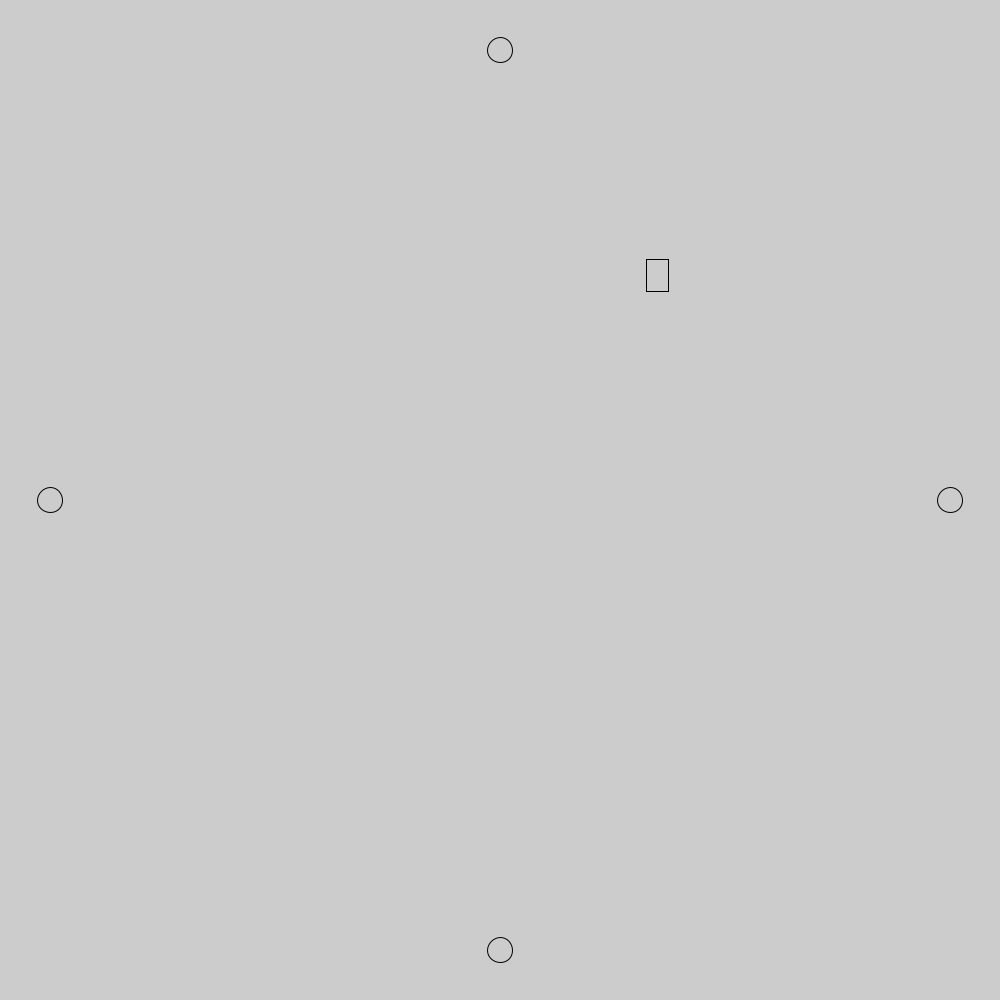
Frame 1 (no input)
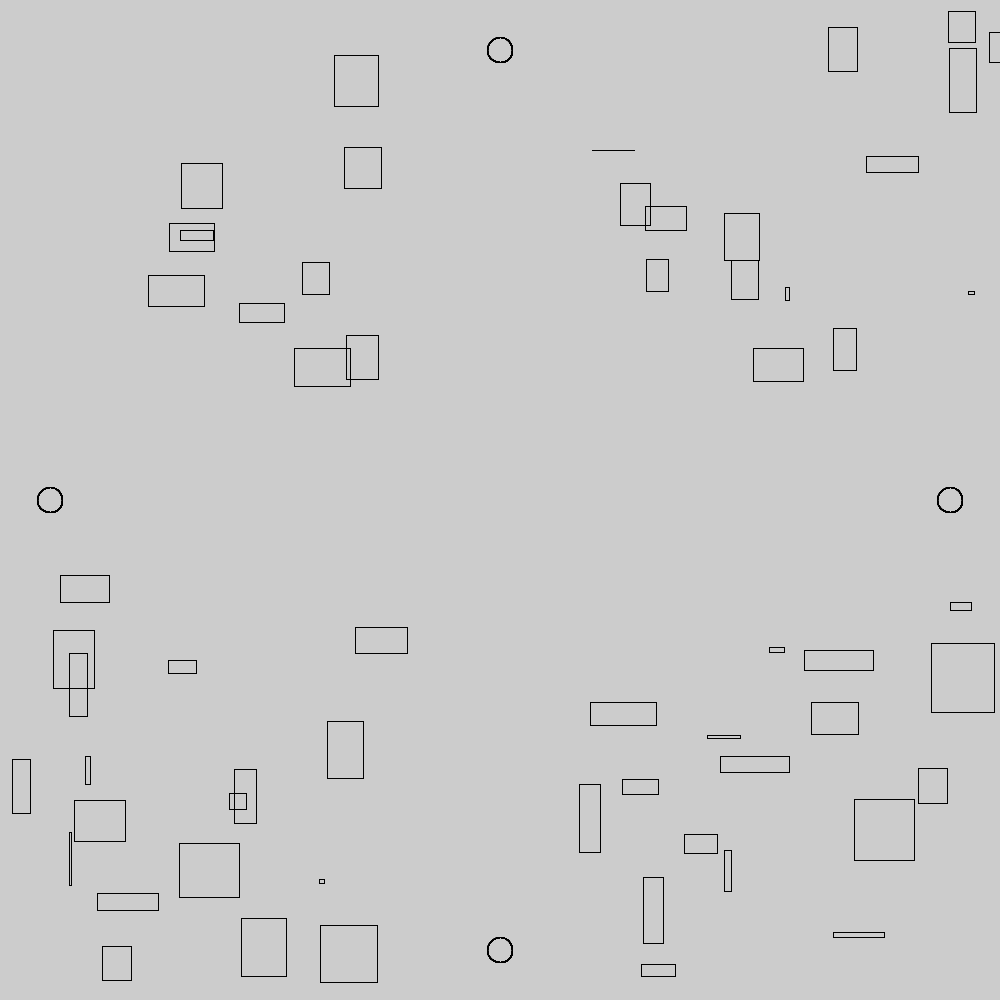
Frame 60 (the mouse pressed at the canvas centre just before this capture)
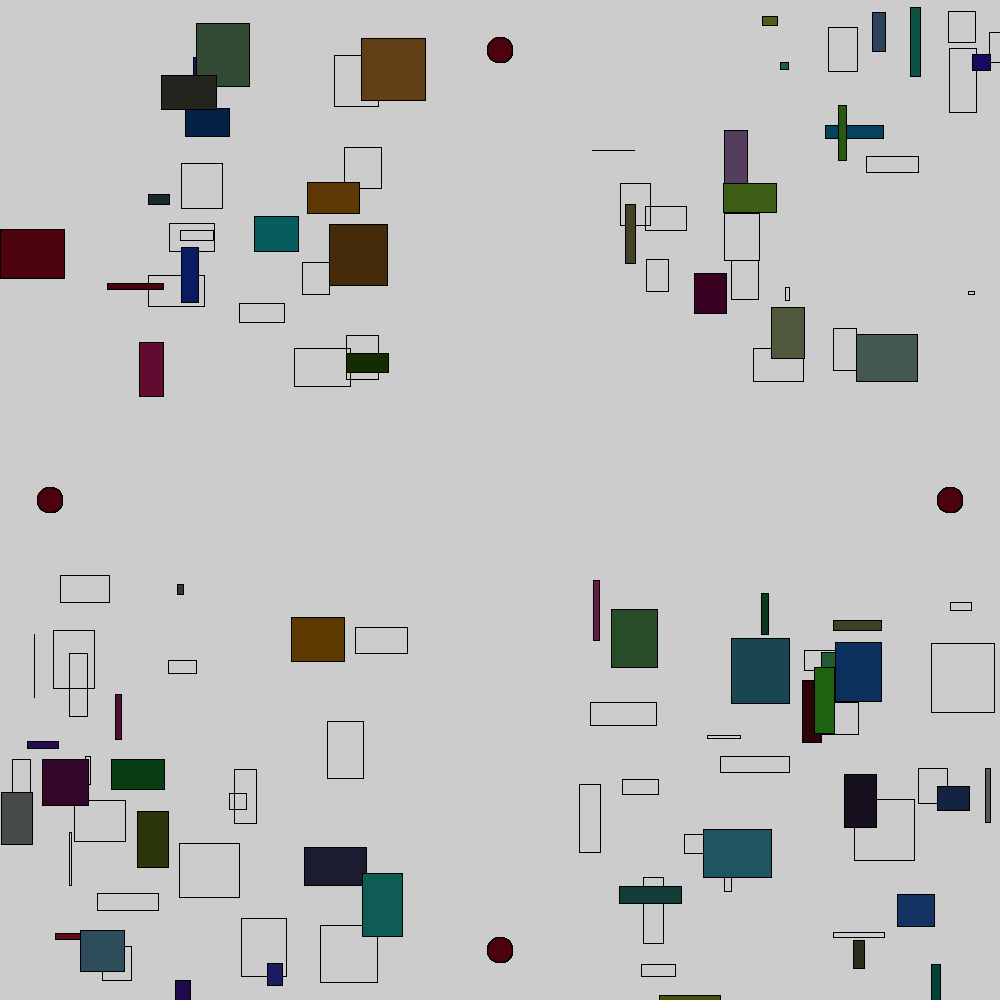
Frame 120 (the mouse held since frame 60 and released just before this capture)

The Processing sketch that drew these frames (run headless with seeded random() and noise(); from frame 60 on, the mouse is pressed at the canvas centre):

// Processing sketch: processing_125815
// ── processing_125815.pde


float x;
float y;
float xrandom;
float yrandom;

void setup()
{
size(1000,1000);
}


void draw()
{
  x = mouseX;
  y = mouseY;
  xrandom = random(1000);
  yrandom = random(1000);
  fill(random(100),random(100),random(100),x);
  while (xrandom>375 && xrandom<575)
  {
    xrandom = random(1000);
  }
  while (yrandom>375 && yrandom<575)
  {
    yrandom = random(1000);
  }
  rect(xrandom,yrandom,random(70),random(70));
  me();
  
  
}

void mouseClicked()
{
  if (mouseButton == LEFT)
  {background(156,79,200);
  }
  
  if (mouseButton == RIGHT)
  {fill(random(255),random(600),random(255));
    ellipse(500,500,random(255),random(255));
    ellipse(175,500,random(100),random(100));
    ellipse(500,175,random(100),random(100));
    ellipse(825,500,random(100),random(100));
    ellipse(500,825,random(100),random(100));
    
}
}

void keyPressed() {
  if (key == CODED) {
    if (keyCode == RIGHT) {
      background(255);
    } else if (keyCode == LEFT) {
      background(0);
    } 
 }
}

void me()
{
  ellipse(50,500,25,25);
  ellipse(500,50,25,25);
  ellipse(500,950,25,25);
  ellipse(950,500,25,25);
}

  
